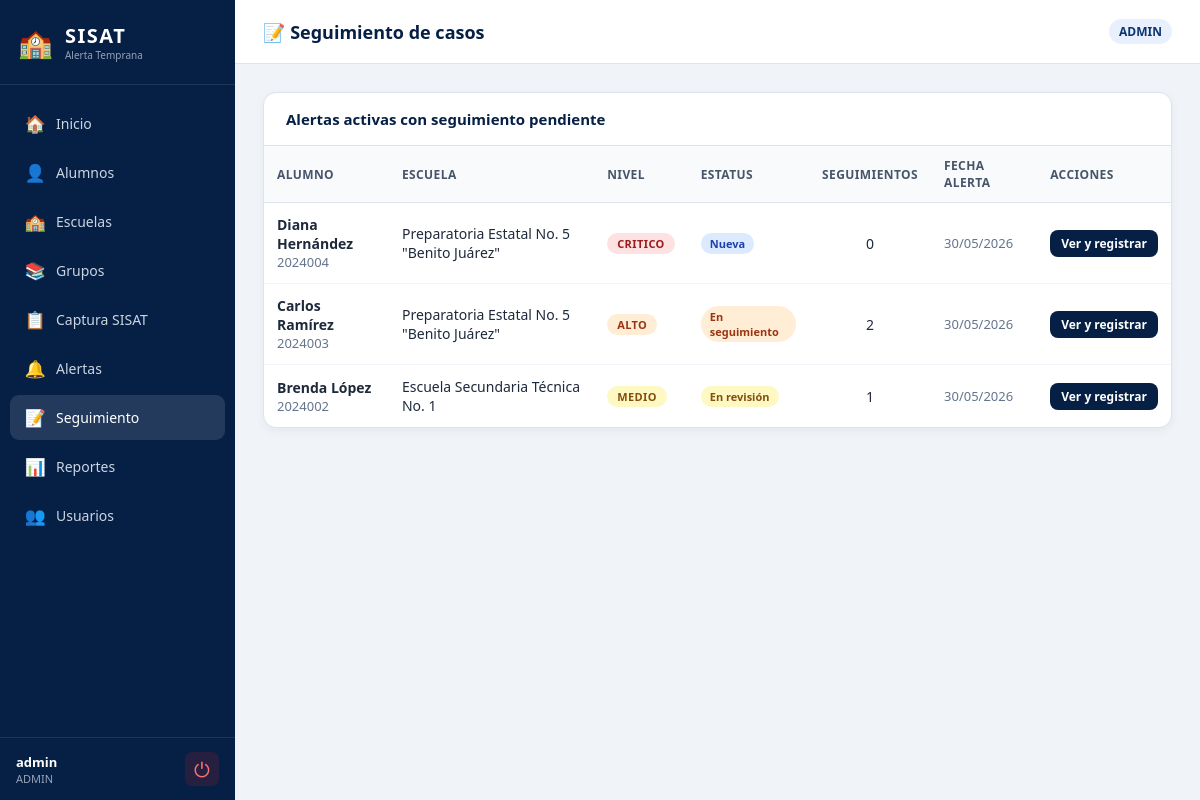
The page /seguimiento.php (signed in) on the database its author committed.
### tables this page shows
CREATE TABLE alerta (
    ID_ALERTA       INT AUTO_INCREMENT PRIMARY KEY,
    ID_ALUMNO       INT NOT NULL,
    ID_EVALUACION   INT NOT NULL,
    NIVEL_RIESGO    ENUM('BAJO','MEDIO','ALTO','CRITICO') NOT NULL,
    ESTATUS         ENUM('NUEVA','EN_REVISION','EN_SEGUIMIENTO','ATENDIDA','CERRADA') NOT NULL DEFAULT 'NUEVA',
    FECHA_CREACION  DATETIME NOT NULL DEFAULT CURRENT_TIMESTAMP,
    FECHA_CIERRE    DATETIME NULL,
    DESCRIPCION     TEXT NULL,
    CONSTRAINT fk_alerta_alumno FOREIGN KEY (ID_ALUMNO)     REFERENCES alumno(ID_ALUMNO),
    CONSTRAINT fk_alerta_eval   FOREIGN KEY (ID_EVALUACION) REFERENCES evaluacion_sisat(ID_EVALUACION)
);

CREATE TABLE alumno (
    ID_ALUMNO           INT AUTO_INCREMENT PRIMARY KEY,
    MATRICULA           VARCHAR(20)  NOT NULL UNIQUE,
    CURP                VARCHAR(18)  NULL UNIQUE,
    NOMBRE              VARCHAR(80)  NOT NULL,
    APELLIDO_PATERNO    VARCHAR(60)  NOT NULL,
    APELLIDO_MATERNO    VARCHAR(60)  NOT NULL DEFAULT '',
    FECHA_NACIMIENTO    DATE         NULL,
    SEXO                ENUM('M','F','OTRO') NOT NULL DEFAULT 'M',
    TELEFONO            VARCHAR(20)  NULL,
    CORREO              VARCHAR(120) NULL,
    DIRECCION           VARCHAR(200) NULL,
    ID_GRUPO            INT NULL,
    ID_USUARIO          INT NULL,
    ACTIVO              TINYINT(1)   NOT NULL DEFAULT 1,
    CONSTRAINT fk_alumno_grupo   FOREIGN KEY (ID_GRUPO)   REFERENCES grupo(ID_GRUPO),
    CONSTRAINT fk_alumno_usuario FOREIGN KEY (ID_USUARIO) REFERENCES usuario(ID_USUARIO)
);

### seguimiento.php (the view, shortened to what this page needs)
<?php
require_once 'conexion.php';
require_once 'funciones.php';
$idAlerta = (int)($_GET['id_alerta'] ?? 0);
$alerta = null;
$listaAlertas = [];
if ($idAlerta === 0) {
    $listaAlertas = $pdo->query("
        SELECT al.ID_ALERTA, al.NIVEL_RIESGO, al.ESTATUS, al.FECHA_CREACION,
               CONCAT(a.NOMBRE,' ',a.APELLIDO_PATERNO) AS alumno_nombre,
               a.MATRICULA,
               esc.NOMBRE_ESCUELA,
               COUNT(seg.ID_SEGUIMIENTO) AS total_seg
        FROM alerta al
        INNER JOIN alumno a ON a.ID_ALUMNO = al.ID_ALUMNO
        LEFT JOIN grupo g ON g.ID_GRUPO = a.ID_GRUPO
        LEFT JOIN escuela esc ON esc.ID_ESCUELA = g.ID_ESCUELA
        LEFT JOIN seguimiento seg ON seg.ID_ALERTA = al.ID_ALERTA
        WHERE al.ESTATUS NOT IN ('CERRADA')
        GROUP BY al.ID_ALERTA
        ORDER BY CASE al.NIVEL_RIESGO WHEN 'CRITICO' THEN 1 WHEN 'ALTO' THEN 2 WHEN 'MEDIO' THEN 3 ELSE 4 END,
                 al.FECHA_CREACION DESC
    ")->fetchAll();
}
?>
<!DOCTYPE html>
<html lang="es">
<head>
    <link rel="stylesheet" href="estilos.css">
</head>
<body>
<div class="layout">
    <?php require_once 'sidebar.php'; ?>
    <div class="main-content">
        <div class="topbar">
            <div class="topbar-titulo">📝 Seguimiento de casos</div>
            <span class="topbar-rol"><?= h(rolActual()) ?></span>
        </div>
        <div class="pagina">
            <?php if ($idAlerta === 0 || $alerta === null): ?>
                <div class="panel">
                    <div class="panel-header"><h3>Alertas activas con seguimiento pendiente</h3></div>
                    <div style="overflow-x:auto;">
                        <table>
                            <thead>
                                <tr>
                                    <th>Alumno</th>
                                    <th>Escuela</th>
                                    <th>Nivel</th>
                                    <th>Estatus</th>
                                    <th>Seguimientos</th>
                                    <th>Fecha alerta</th>
                                    <th>Acciones</th>
                                </tr>
                            </thead>
                            <tbody>
                            <?php if (empty($listaAlertas)): ?>
                                <tr><td colspan="7" class="texto-centro texto-gris" style="padding:22px;">No hay alertas activas.</td></tr>
                            <?php else: ?>
                                <?php foreach ($listaAlertas as $la): ?>
                                <tr>
                                    <td>
                                        <strong><?= h($la['alumno_nombre']) ?></strong>
                                        <div class="texto-gris"><?= h($la['MATRICULA']) ?></div>
                                    </td>
                                    <td><?= h($la['NOMBRE_ESCUELA'] ?? '—') ?></td>
                                    <td><?= badgeRiesgo($la['NIVEL_RIESGO']) ?></td>
                                    <td><?= badgeEstatus($la['ESTATUS']) ?></td>
                                    <td style="text-align:center;"><?= $la['total_seg'] ?></td>
                                    <td class="texto-gris"><?= fechaCorta($la['FECHA_CREACION']) ?></td>
                                    <td>
                                        <a class="btn btn-primario btn-sm"
                                           href="seguimiento.php?id_alerta=<?= $la['ID_ALERTA'] ?>">
                                            Ver y registrar
                                        </a>
                                    </td>
                                </tr>
                                <?php endforeach; ?>
                            <?php endif; ?>
                            </tbody>
                        </table>
                    </div>
                </div>
            <?php endif; ?>
        </div>
    </div>
</div>
</body>
</html>

### funciones.php (shortened to what this page needs)
<?php
function rolActual(): string
{
    return $_SESSION['usuario']['rol'] ?? '';
}
function badgeRiesgo(string $nivel): string
{
    $clases = [
        'BAJO'    => 'badge-bajo',
        'MEDIO'   => 'badge-medio',
        'ALTO'    => 'badge-alto',
        'CRITICO' => 'badge-critico',
    ];
    $cls = $clases[$nivel] ?? 'badge-bajo';
    return '<span class="badge-riesgo ' . $cls . '">' . htmlspecialchars($nivel) . '</span>';
}
function badgeEstatus(string $estatus): string
{
    $etiquetas = [
        'NUEVA'          => ['cls' => 'est-nueva',    'txt' => 'Nueva'],
        'EN_REVISION'    => ['cls' => 'est-revision', 'txt' => 'En revisión'],
        'EN_SEGUIMIENTO' => ['cls' => 'est-seguimiento','txt' => 'En seguimiento'],
        'ATENDIDA'       => ['cls' => 'est-atendida', 'txt' => 'Atendida'],
        'CERRADA'        => ['cls' => 'est-cerrada',  'txt' => 'Cerrada'],
    ];
    $e = $etiquetas[$estatus] ?? ['cls' => '', 'txt' => $estatus];
    return '<span class="badge-estatus ' . $e['cls'] . '">' . htmlspecialchars($e['txt']) . '</span>';
}
function h(string $val): string
{
    return htmlspecialchars($val, ENT_QUOTES, 'UTF-8');
}
function fechaCorta(?string $fecha): string
{
    return date('d/m/Y', strtotime($fecha));
}
?>

### estilos.css (style rules this page uses)
*, *::before, *::after { margin: 0; padding: 0; box-sizing: border-box; }
:root { --azul-oscuro: #061f45; --azul-medio: #0b3570; --azul-claro: #1e6bbf; --gris-fondo: #f0f4f9; --gris-borde: #dce3ef; --gris-texto: #64748b; --blanco: #ffffff; --verde: #16a34a; --amarillo: #ca8a04; --naranja: #ea580c; --rojo: #dc2626; --riesgo-bajo: #16a34a; --riesgo-medio: #ca8a04; --riesgo-alto: #ea580c; --riesgo-critico: #dc2626; }
body { font-family: "Segoe UI", Arial, sans-serif; background: var(--gris-fondo); color: #1e293b; min-height: 100vh; }
.layout { display: flex; min-height: 100vh; }
.main-content { margin-left: 235px; flex: 1; display: flex; flex-direction: column; min-height: 100vh; }
.topbar { height: 64px; background: var(--blanco); border-bottom: 1px solid var(--gris-borde); display: flex; align-items: center; padding: 0 28px; gap: 16px; position: sticky; top: 0; z-index: 50; }
.topbar-titulo { flex: 1; font-size: 18px; font-weight: 700; color: var(--azul-oscuro); }
.topbar-rol { font-size: 12px; background: #e8f0fe; color: var(--azul-medio); padding: 4px 10px; border-radius: 20px; font-weight: 700; }
.pagina { padding: 28px; flex: 1; }
.panel { background: var(--blanco); border-radius: 13px; border: 1px solid var(--gris-borde); box-shadow: 0 3px 10px rgba(0,0,0,.05); margin-bottom: 22px; overflow: hidden; }
.panel-header { padding: 16px 22px; border-bottom: 1px solid var(--gris-borde); display: flex; align-items: center; justify-content: space-between; gap: 12px; }
.panel-header h3 { font-size: 15px; font-weight: 700; color: var(--azul-oscuro); }
table { width: 100%; border-collapse: collapse; font-size: 14px; }
th { text-align: left; background: #f8fafc; padding: 11px 13px; color: #475569; font-weight: 700; font-size: 12px; text-transform: uppercase; letter-spacing: .4px; border-bottom: 1px solid var(--gris-borde); }
td { padding: 12px 13px; border-bottom: 1px solid #f1f5f9; vertical-align: middle; }
tr:last-child td { border-bottom: none; }
.btn { display: inline-flex; align-items: center; gap: 6px; padding: 9px 18px; border-radius: 8px; font-size: 14px; font-weight: 600; cursor: pointer; text-decoration: none; border: none; transition: background .15s, opacity .15s; white-space: nowrap; }
.btn-primario { background: var(--azul-oscuro); color: #fff; }
.btn-sm { padding: 5px 11px; font-size: 12px; }
.badge-riesgo { display: inline-block; padding: 3px 10px; border-radius: 20px; font-size: 11px; font-weight: 700; letter-spacing: .4px; text-transform: uppercase; }
.badge-medio { background: #fef9c3; color: #854d0e; }
.badge-alto { background: #ffedd5; color: #9a3412; }
.badge-critico { background: #fee2e2; color: #991b1b; }
.badge-estatus { display: inline-block; padding: 3px 9px; border-radius: 20px; font-size: 11px; font-weight: 600; }
.est-nueva { background: #dbeafe; color: #1e40af; }
.est-revision { background: #fef9c3; color: #854d0e; }
.est-seguimiento { background: #ffedd5; color: #9a3412; }
.texto-gris { color: var(--gris-texto); font-size: 13px; }

### rows shown on the page
alerta: alumno_nombre "Diana Hernández", ID_ALUMNO.MATRICULA "2024004", NOMBRE_ESCUELA "Preparatoria Estatal No. 5 \"Benito Juárez\"", NIVEL_RIESGO "CRITICO", ESTATUS "Nueva", total_seg "0", FECHA_CREACION "30/05/2026"
alerta: alumno_nombre "Carlos Ramírez", ID_ALUMNO.MATRICULA "2024003", NOMBRE_ESCUELA "Preparatoria Estatal No. 5 \"Benito Juárez\"", NIVEL_RIESGO "ALTO", ESTATUS "En seguimiento", total_seg "2", FECHA_CREACION "30/05/2026"
alerta: alumno_nombre "Brenda López", ID_ALUMNO.MATRICULA "2024002", NOMBRE_ESCUELA "Escuela Secundaria Técnica No. 1", NIVEL_RIESGO "MEDIO", ESTATUS "En revisión", total_seg "1", FECHA_CREACION "30/05/2026"

### other values the page prints
$item['ico'] "🏠"
$item['txt'] "Inicio"
$item['ico'] "👤"
$item['txt'] "Alumnos"
$item['ico'] "🏫"
$item['txt'] "Escuelas"
$item['ico'] "📚"
$item['txt'] "Grupos"
$item['ico'] "📋"
$item['txt'] "Captura SISAT"
$item['ico'] "🔔"
$item['txt'] "Alertas"
$item['ico'] "📝"
$item['txt'] "Seguimiento"
$item['ico'] "📊"
